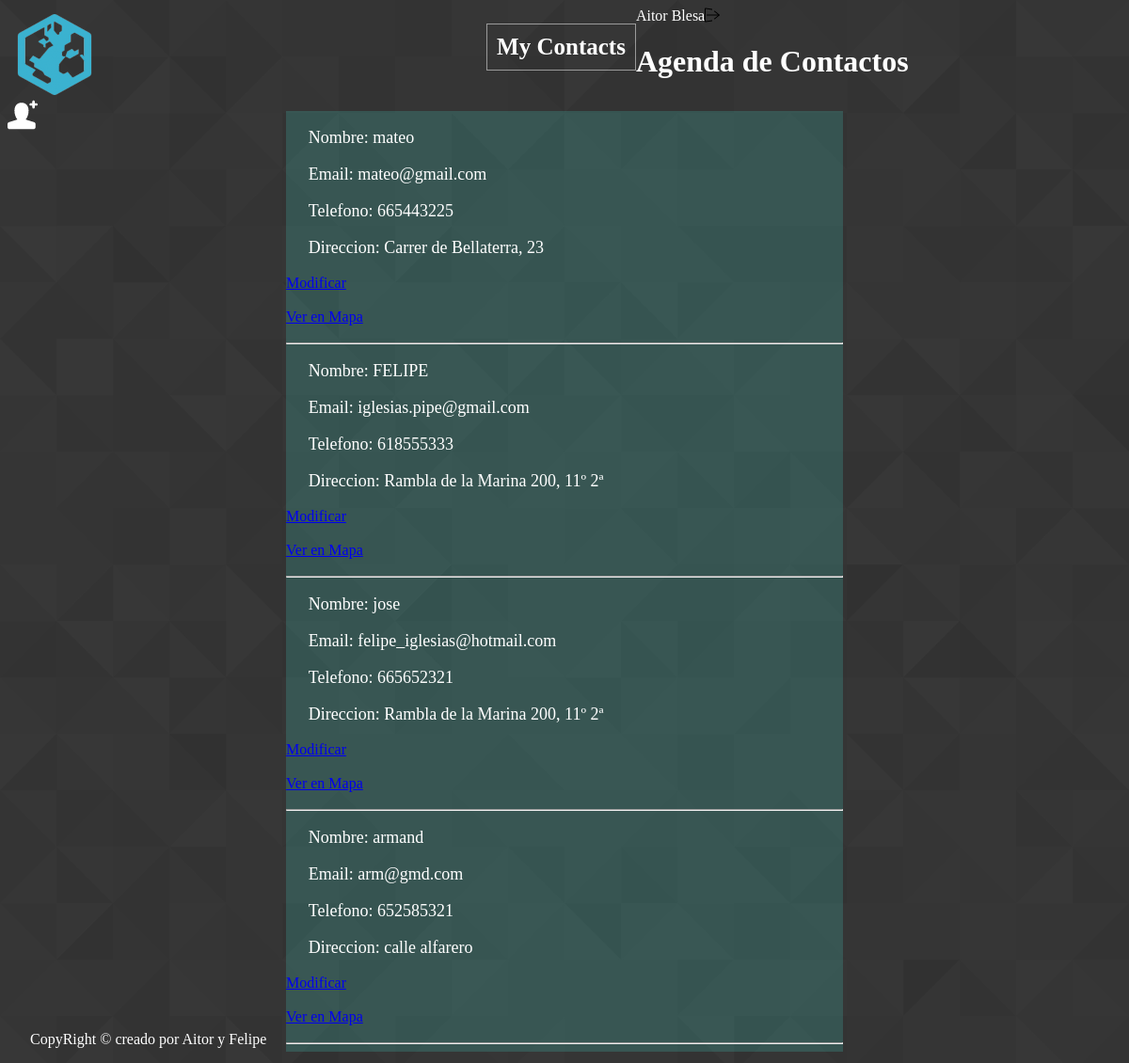
Page /main.php (signed in) on the earlier database version.
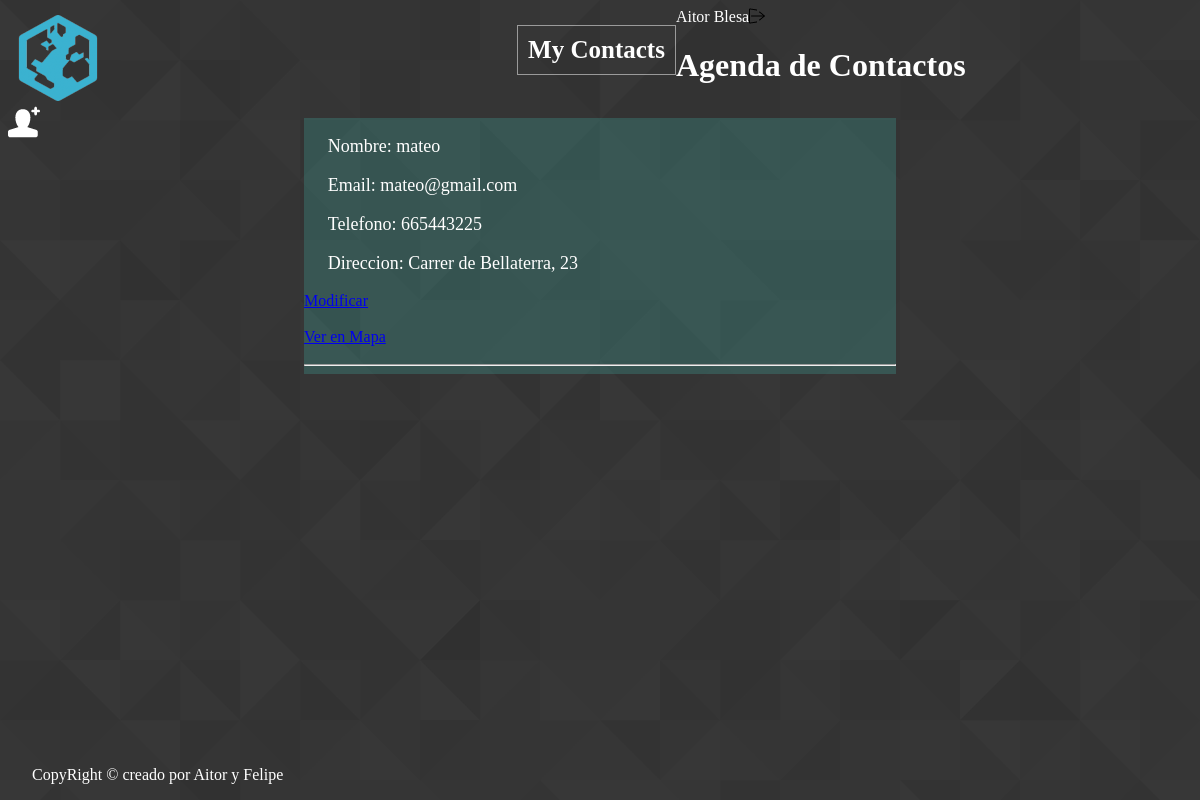
Same page on the later database version.
### tables this page shows
CREATE TABLE IF NOT EXISTS `tbl_contactos` (
`con_id` int(11) NOT NULL,
  `con_nombre` varchar(25) NOT NULL,
  `con_apellido` varchar(50) NOT NULL,
  `con_mail` varchar(50) NOT NULL,
  `con_telefono` int(9) NOT NULL,
  `con_direccion` varchar(50) NOT NULL,
  `con_latitud` float NOT NULL,
  `con_longitud` float NOT NULL,
  `usu_id` int(11) NOT NULL
);

### main.php (the view, shortened to what this page needs)
<?php
include('/login/conexion.php');
?>
<!DOCTYPE html>
<html>
	<head>
		<link rel="stylesheet" type="text/css" href="css/styles.css">
	</head>
		<body>
		<div id="wrapper">
			<header>
				<div id="izquierda">
					<img src="img/logo.png" alt="Mycontacts"/>
					<h1 id="empresa">My Contacts</h1>
				</div>
				<div id="derecha">
					<?php echo $_SESSION['nombre_usuario']. " " .$_SESSION['apellido_usuario']?> <a href="login/logout.php" title="Logout"><img src="img/logout.png" alt="Logout"></a>
				</div>
			</header>
   		<div class="lateral">
   			<div id="contenedor_titulo">
   				<div id="titulo_contacto">
   					<h1>Agenda de Contactos</h1>
   				</div>
   				<div id="nuevo_contacto">
   					<a href="insertar.php" title="Insertar"><img src="img/add_user.png" alt="Insertar usuario"/></a>
   				</div>
   			</div>
   		</div>
			<?php
				$sql ="SELECT * FROM tbl_contactos WHERE usu_id=$_SESSION[usu_id]";
				$datos = mysqli_query($conexion, $sql);
				if(mysqli_num_rows($datos)!=0){
					echo "<div class='contenido'>";
	            	while ($mostrar = mysqli_fetch_array($datos)) {
						echo "<article id='contenido_contacto'>";
						echo utf8_encode("<p>Nombre: $mostrar[con_nombre]");
						echo utf8_encode(" <p>Email: $mostrar[con_mail]</p>");
						echo utf8_encode(" <p>Telefono: $mostrar[con_telefono]</p>");
						echo utf8_encode(" <p>Direccion: $mostrar[con_direccion]</p>");
						echo utf8_encode("<a class='modificar_contacto' href='modificar.php?con_id=$mostrar[con_id]'>Modificar</a></p>");
						echo utf8_encode("<a href='#'>Ver en Mapa</a></p>");
						echo "<hr>";
						echo "</article>";
	            	}
	            	echo "</div>";
				}else{
	        		echo "Inserta contactos en tu agenda!";
	        	}
			?>
		<div id="map" style="width:850px;height:450px;position:static;"></div>
		<footer>
			<p>CopyRight &copy; creado por Aitor y Felipe<p>
		</footer>
	</body>
</html>

Differences in the rows shown:
removed tbl_contactos: con_nombre "Nombre: FELIPE", con_mail "Email: iglesias.pipe@gmail.com", con_telefono "Telefono: 618555333", con_direccion "Direccion: Rambla de la Marina 200, 11º 2ª", con_id "Modificar"
removed tbl_contactos: con_nombre "Nombre: jose", con_mail "Email: felipe_iglesias@hotmail.com", con_telefono "Telefono: 665652321", con_direccion "Direccion: Rambla de la Marina 200, 11º 2ª", con_id "Modificar"
removed tbl_contactos: con_nombre "Nombre: armand", con_mail "Email: arm@gmd.com", con_telefono "Telefono: 652585321", con_direccion "Direccion: calle alfarero", con_id "Modificar"
